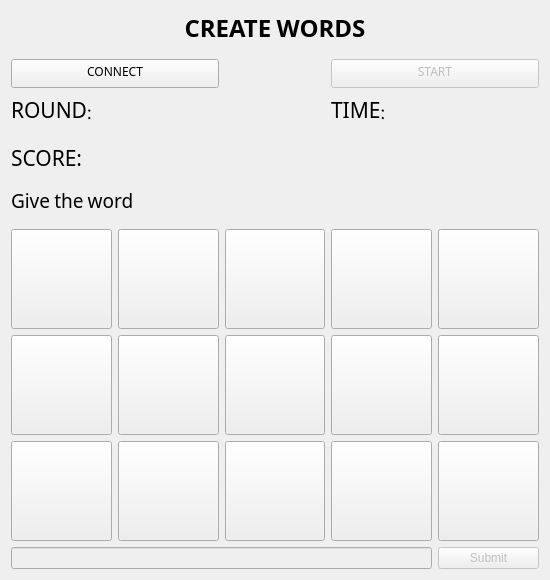
<?xml version="1.0" encoding="UTF-8"?>
<ui version="4.0">
 <class>ChatWindow</class>
 <widget class="QWidget" name="ChatWindow">
  <property name="geometry">
   <rect>
    <x>0</x>
    <y>0</y>
    <width>550</width>
    <height>580</height>
   </rect>
  </property>
  <property name="windowTitle">
   <string>Qt Simple Chat Client</string>
  </property>
  <layout class="QGridLayout" name="gridLayout">
   <item row="4" column="0">
    <widget class="QLabel" name="label">
     <property name="minimumSize">
      <size>
       <width>0</width>
       <height>30</height>
      </size>
     </property>
     <property name="font">
      <font>
       <family>Noto Kufi Arabic</family>
       <pointsize>16</pointsize>
      </font>
     </property>
     <property name="text">
      <string>SCORE:</string>
     </property>
    </widget>
   </item>
   <item row="11" column="1">
    <widget class="QPushButton" name="pushButton_12">
     <property name="minimumSize">
      <size>
       <width>100</width>
       <height>100</height>
      </size>
     </property>
     <property name="font">
      <font>
       <family>Noto Naskh Arabic</family>
       <pointsize>26</pointsize>
       <weight>75</weight>
       <bold>true</bold>
      </font>
     </property>
     <property name="text">
      <string/>
     </property>
    </widget>
   </item>
   <item row="9" column="4">
    <widget class="QPushButton" name="pushButton_2">
     <property name="minimumSize">
      <size>
       <width>100</width>
       <height>100</height>
      </size>
     </property>
     <property name="font">
      <font>
       <family>Noto Naskh Arabic</family>
       <pointsize>26</pointsize>
       <weight>75</weight>
       <bold>true</bold>
      </font>
     </property>
     <property name="text">
      <string/>
     </property>
    </widget>
   </item>
   <item row="9" column="0">
    <widget class="QPushButton" name="pushButton_0">
     <property name="minimumSize">
      <size>
       <width>100</width>
       <height>100</height>
      </size>
     </property>
     <property name="font">
      <font>
       <family>Noto Naskh Arabic</family>
       <pointsize>26</pointsize>
       <weight>75</weight>
       <bold>true</bold>
      </font>
     </property>
     <property name="text">
      <string/>
     </property>
    </widget>
   </item>
   <item row="10" column="3">
    <widget class="QPushButton" name="pushButton_9">
     <property name="minimumSize">
      <size>
       <width>100</width>
       <height>100</height>
      </size>
     </property>
     <property name="font">
      <font>
       <family>Noto Naskh Arabic</family>
       <pointsize>26</pointsize>
       <weight>75</weight>
       <bold>true</bold>
      </font>
     </property>
     <property name="text">
      <string/>
     </property>
    </widget>
   </item>
   <item row="12" column="4">
    <widget class="QPushButton" name="sendButton">
     <property name="enabled">
      <bool>false</bool>
     </property>
     <property name="text">
      <string>Submit</string>
     </property>
     <property name="default">
      <bool>true</bool>
     </property>
    </widget>
   </item>
   <item row="10" column="4">
    <widget class="QPushButton" name="pushButton_10">
     <property name="minimumSize">
      <size>
       <width>100</width>
       <height>100</height>
      </size>
     </property>
     <property name="font">
      <font>
       <family>Noto Naskh Arabic</family>
       <pointsize>26</pointsize>
       <weight>75</weight>
       <bold>true</bold>
      </font>
     </property>
     <property name="text">
      <string/>
     </property>
    </widget>
   </item>
   <item row="1" column="3" colspan="2">
    <widget class="QPushButton" name="startButton">
     <property name="enabled">
      <bool>false</bool>
     </property>
     <property name="font">
      <font>
       <family>Noto Naskh Arabic</family>
       <pointsize>9</pointsize>
      </font>
     </property>
     <property name="text">
      <string>START</string>
     </property>
    </widget>
   </item>
   <item row="10" column="0">
    <widget class="QPushButton" name="pushButton_6">
     <property name="minimumSize">
      <size>
       <width>100</width>
       <height>100</height>
      </size>
     </property>
     <property name="font">
      <font>
       <family>Noto Naskh Arabic</family>
       <pointsize>26</pointsize>
       <weight>75</weight>
       <bold>true</bold>
      </font>
     </property>
     <property name="text">
      <string/>
     </property>
    </widget>
   </item>
   <item row="10" column="2">
    <widget class="QPushButton" name="pushButton_8">
     <property name="minimumSize">
      <size>
       <width>100</width>
       <height>100</height>
      </size>
     </property>
     <property name="font">
      <font>
       <family>Noto Naskh Arabic</family>
       <pointsize>26</pointsize>
       <weight>75</weight>
       <bold>true</bold>
      </font>
     </property>
     <property name="text">
      <string/>
     </property>
    </widget>
   </item>
   <item row="10" column="1">
    <widget class="QPushButton" name="pushButton_7">
     <property name="minimumSize">
      <size>
       <width>100</width>
       <height>100</height>
      </size>
     </property>
     <property name="font">
      <font>
       <family>Noto Naskh Arabic</family>
       <pointsize>26</pointsize>
       <weight>75</weight>
       <bold>true</bold>
      </font>
     </property>
     <property name="text">
      <string/>
     </property>
    </widget>
   </item>
   <item row="9" column="2">
    <widget class="QPushButton" name="pushButton_4">
     <property name="minimumSize">
      <size>
       <width>100</width>
       <height>100</height>
      </size>
     </property>
     <property name="font">
      <font>
       <family>Noto Naskh Arabic</family>
       <pointsize>26</pointsize>
       <weight>75</weight>
       <bold>true</bold>
      </font>
     </property>
     <property name="text">
      <string/>
     </property>
    </widget>
   </item>
   <item row="11" column="2">
    <widget class="QPushButton" name="pushButton_13">
     <property name="minimumSize">
      <size>
       <width>100</width>
       <height>100</height>
      </size>
     </property>
     <property name="font">
      <font>
       <family>Noto Naskh Arabic</family>
       <pointsize>26</pointsize>
       <weight>75</weight>
       <bold>true</bold>
      </font>
     </property>
     <property name="text">
      <string/>
     </property>
    </widget>
   </item>
   <item row="9" column="1">
    <widget class="QPushButton" name="pushButton_5">
     <property name="minimumSize">
      <size>
       <width>100</width>
       <height>100</height>
      </size>
     </property>
     <property name="font">
      <font>
       <family>Noto Naskh Arabic</family>
       <pointsize>26</pointsize>
       <weight>75</weight>
       <bold>true</bold>
      </font>
     </property>
     <property name="text">
      <string/>
     </property>
    </widget>
   </item>
   <item row="11" column="4">
    <widget class="QPushButton" name="pushButton_1">
     <property name="minimumSize">
      <size>
       <width>100</width>
       <height>100</height>
      </size>
     </property>
     <property name="font">
      <font>
       <family>Noto Naskh Arabic</family>
       <pointsize>26</pointsize>
       <weight>75</weight>
       <bold>true</bold>
      </font>
     </property>
     <property name="text">
      <string/>
     </property>
    </widget>
   </item>
   <item row="11" column="3">
    <widget class="QPushButton" name="pushButton_14">
     <property name="minimumSize">
      <size>
       <width>100</width>
       <height>100</height>
      </size>
     </property>
     <property name="font">
      <font>
       <family>Noto Naskh Arabic</family>
       <pointsize>26</pointsize>
       <weight>75</weight>
       <bold>true</bold>
      </font>
     </property>
     <property name="text">
      <string/>
     </property>
    </widget>
   </item>
   <item row="0" column="1" colspan="3">
    <widget class="QLabel" name="title">
     <property name="font">
      <font>
       <family>Noto Naskh Arabic</family>
       <pointsize>18</pointsize>
       <weight>75</weight>
       <bold>true</bold>
      </font>
     </property>
     <property name="text">
      <string>CREATE WORDS</string>
     </property>
     <property name="alignment">
      <set>Qt::AlignCenter</set>
     </property>
    </widget>
   </item>
   <item row="11" column="0">
    <widget class="QPushButton" name="pushButton_11">
     <property name="minimumSize">
      <size>
       <width>100</width>
       <height>100</height>
      </size>
     </property>
     <property name="font">
      <font>
       <family>Noto Naskh Arabic</family>
       <pointsize>26</pointsize>
       <weight>75</weight>
       <bold>true</bold>
      </font>
     </property>
     <property name="text">
      <string/>
     </property>
    </widget>
   </item>
   <item row="1" column="0" colspan="2">
    <widget class="QPushButton" name="connectButton">
     <property name="font">
      <font>
       <family>Noto Naskh Arabic</family>
       <pointsize>9</pointsize>
      </font>
     </property>
     <property name="text">
      <string>CONNECT</string>
     </property>
    </widget>
   </item>
   <item row="12" column="0" colspan="4">
    <widget class="QLineEdit" name="messageEdit">
     <property name="enabled">
      <bool>false</bool>
     </property>
    </widget>
   </item>
   <item row="9" column="3">
    <widget class="QPushButton" name="pushButton_3">
     <property name="minimumSize">
      <size>
       <width>100</width>
       <height>100</height>
      </size>
     </property>
     <property name="font">
      <font>
       <family>Noto Naskh Arabic</family>
       <pointsize>26</pointsize>
       <weight>75</weight>
       <bold>true</bold>
      </font>
     </property>
     <property name="text">
      <string/>
     </property>
    </widget>
   </item>
   <item row="3" column="0">
    <widget class="QLabel" name="label_2">
     <property name="font">
      <font>
       <family>Noto Naskh Arabic</family>
       <pointsize>16</pointsize>
      </font>
     </property>
     <property name="text">
      <string>ROUND:</string>
     </property>
    </widget>
   </item>
   <item row="3" column="4">
    <widget class="QLabel" name="timer">
     <property name="font">
      <font>
       <family>Noto Naskh Arabic</family>
       <pointsize>16</pointsize>
      </font>
     </property>
     <property name="text">
      <string/>
     </property>
    </widget>
   </item>
   <item row="3" column="1">
    <widget class="QLabel" name="label_3">
     <property name="font">
      <font>
       <family>Noto Naskh Arabic</family>
       <pointsize>16</pointsize>
      </font>
     </property>
     <property name="text">
      <string/>
     </property>
    </widget>
   </item>
   <item row="6" column="0" colspan="5">
    <widget class="QLabel" name="result">
     <property name="minimumSize">
      <size>
       <width>0</width>
       <height>0</height>
      </size>
     </property>
     <property name="font">
      <font>
       <family>Noto Naskh Arabic</family>
       <pointsize>14</pointsize>
      </font>
     </property>
     <property name="text">
      <string>Give the word</string>
     </property>
    </widget>
   </item>
   <item row="3" column="3">
    <widget class="QLabel" name="time">
     <property name="font">
      <font>
       <family>Noto Naskh Arabic</family>
       <pointsize>16</pointsize>
      </font>
     </property>
     <property name="text">
      <string>TIME:</string>
     </property>
    </widget>
   </item>
   <item row="4" column="1">
    <widget class="QLabel" name="points">
     <property name="font">
      <font>
       <family>Noto Naskh Arabic</family>
       <pointsize>16</pointsize>
      </font>
     </property>
     <property name="text">
      <string/>
     </property>
    </widget>
   </item>
  </layout>
 </widget>
 <resources/>
 <connections/>
</ui>
